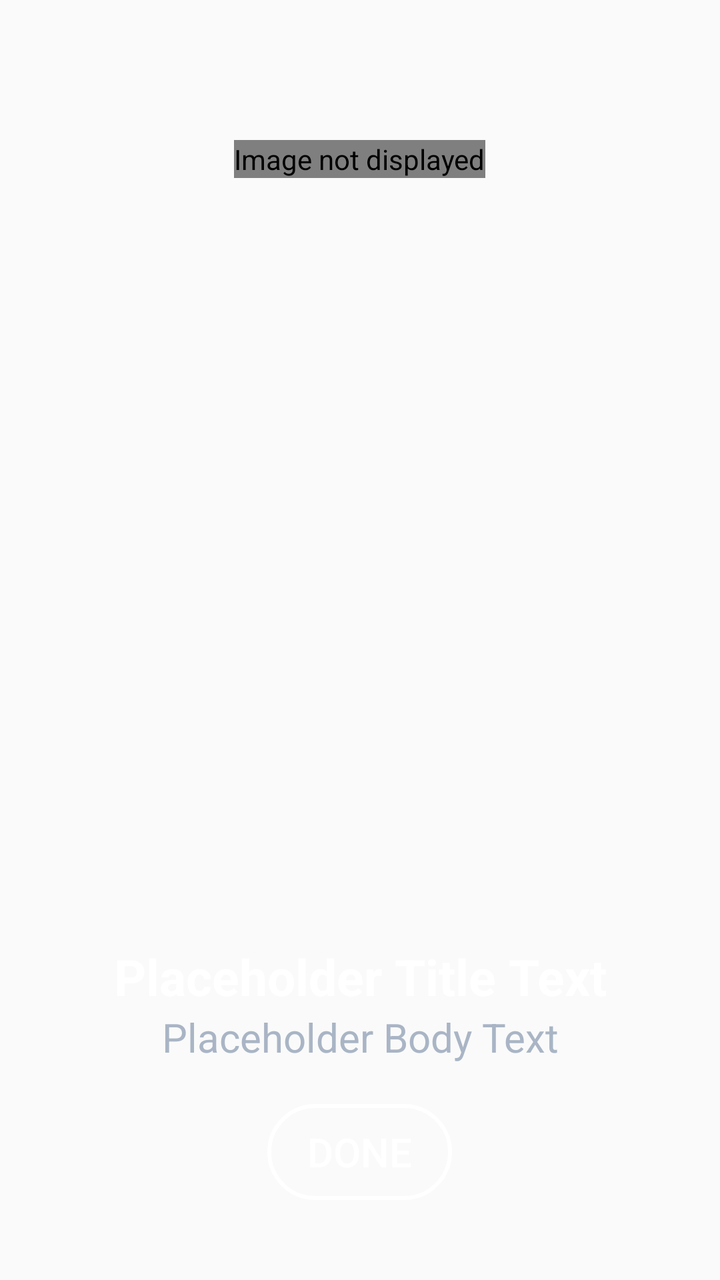
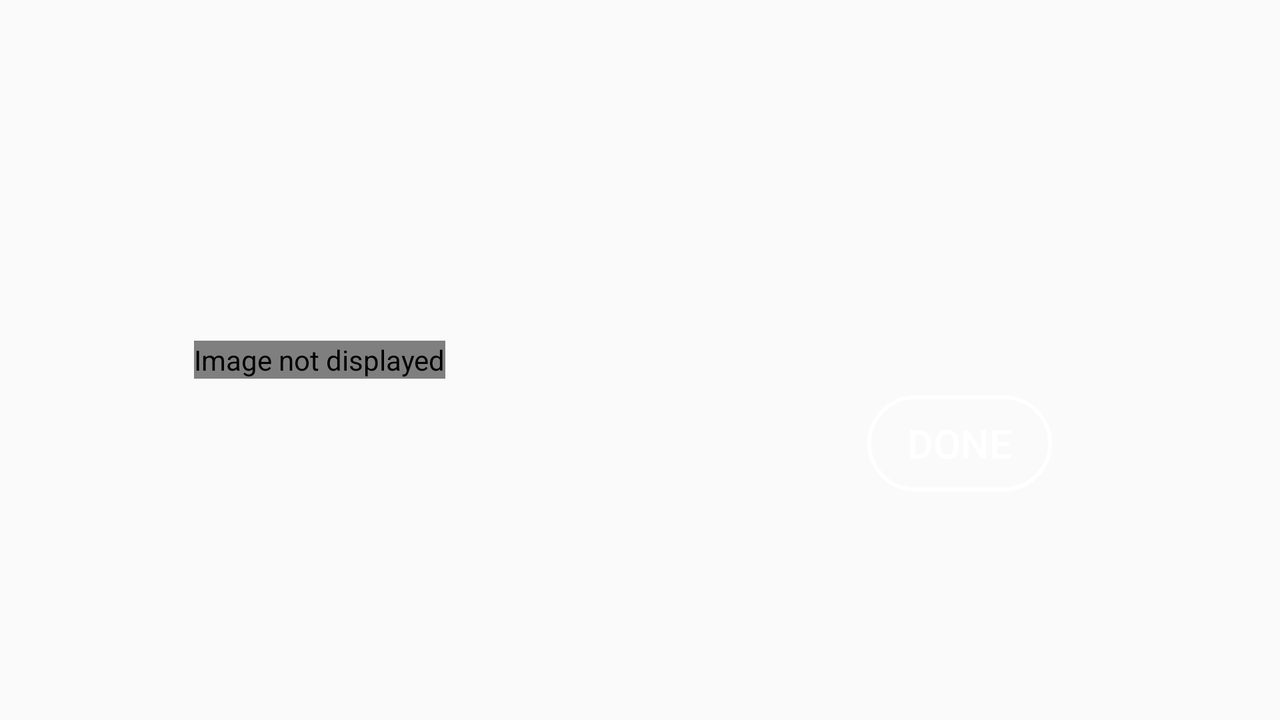

Compare how this app lays out the same screen by default and in its alternative resource folder. The renders come first, then the two layout files and the values they reference.
<!-- AndroidManifest.xml: application theme AppTheme -->
<!-- res/layout/com_mixpanel_android_activity_notification_full.xml -->
<?xml version="1.0" encoding="utf-8"?>
<RelativeLayout android:layout_width="fill_parent" android:layout_height="fill_parent"
  xmlns:android="http://schemas.android.com/apk/res/android">
    <ImageView android:id="@+id/com_mixpanel_android_notification_gradient" android:layout_width="fill_parent" android:layout_height="fill_parent" android:contentDescription="@string/com_mixpanel_android_notification_image" />
    <LinearLayout android:id="@+id/com_mixpanel_android_button_exit_wrapper" android:padding="20.0dip" android:layout_width="wrap_content" android:layout_height="wrap_content" android:layout_alignParentRight="true">
        <ImageView android:background="@drawable/com_mixpanel_android_close" android:layout_width="30.0dip" android:layout_height="30.0dip" android:contentDescription="@string/com_mixpanel_android_close" />
    </LinearLayout>
    <LinearLayout android:orientation="vertical" android:id="@+id/com_mixpanel_android_notification_bottom_wrapper" android:layout_width="fill_parent" android:layout_height="wrap_content" android:layout_alignParentBottom="true">
        <TextView android:textSize="25.0sp" android:textStyle="bold" android:textColor="#ffffffff" android:gravity="center_horizontal" android:id="@+id/com_mixpanel_android_notification_title" android:paddingLeft="20.0dip" android:paddingRight="20.0dip" android:layout_width="fill_parent" android:layout_height="wrap_content" android:text="Placeholder Title Text" />
        <TextView android:textSize="20.0sp" android:textColor="#ffa9b5c5" android:gravity="center_horizontal" android:id="@+id/com_mixpanel_android_notification_subtext" android:paddingLeft="20.0dip" android:paddingRight="20.0dip" android:paddingBottom="20.0dip" android:layout_width="fill_parent" android:layout_height="wrap_content" android:text="Placeholder Body Text" />
        <Button android:textSize="20.0sp" android:textColor="@android:color/white" android:layout_gravity="center" android:id="@+id/com_mixpanel_android_notification_button" android:background="@drawable/com_mixpanel_android_cta_button" android:paddingLeft="20.0dip" android:paddingTop="10.0dip" android:paddingRight="20.0dip" android:paddingBottom="10.0dip" android:layout_width="wrap_content" android:layout_height="wrap_content" android:layout_marginBottom="40.0dip" android:text="@string/com_mixpanel_android_done" />
    </LinearLayout>
    <LinearLayout android:gravity="center|top" android:orientation="horizontal" android:layout_width="fill_parent" android:layout_height="fill_parent" android:layout_below="@+id/com_mixpanel_android_button_exit_wrapper">
        <com.mixpanel.android.surveys.FadingImageView android:id="@+id/com_mixpanel_android_notification_image" android:layout_width="wrap_content" android:layout_height="wrap_content" android:src="@drawable/com_mixpanel_android_logo" android:scaleType="fitCenter" android:adjustViewBounds="true" android:contentDescription="@string/com_mixpanel_android_notification_image" />
    </LinearLayout>
</RelativeLayout>
<!-- resources referenced by this layout -->
<resources>
  <!-- drawable com_mixpanel_android_cta_button (drawable) -->
  <?xml version="1.0" encoding="utf-8"?>
  <shape android:shape="rectangle"
    xmlns:android="http://schemas.android.com/apk/res/android">
      <solid android:color="@android:color/transparent" />
      <stroke android:width="2.0dip" android:color="#ffffffff" />
      <corners android:radius="100.0dip" />
  </shape>
  <string name="com_mixpanel_android_close">Close</string>
  <string name="com_mixpanel_android_done">Done</string>
  <string name="com_mixpanel_android_notification_image">Image not displayed</string>
  <style name="AppTheme" parent="AppBaseTheme">
          
      </style>
  <style name="AppBaseTheme" parent="Theme.AppCompat.Light">
          
      </style>
</resources>
<!-- res/layout-land/com_mixpanel_android_activity_notification_full.xml (the repository's variant of the layout above) -->
<!-- drawn on the phone turned sideways -->
<?xml version="1.0" encoding="utf-8"?>
<RelativeLayout android:orientation="horizontal" android:layout_width="fill_parent" android:layout_height="fill_parent"
  xmlns:android="http://schemas.android.com/apk/res/android">
    <ImageView android:id="@+id/com_mixpanel_android_notification_gradient" android:paddingRight="50.0dip" android:layout_width="fill_parent" android:layout_height="fill_parent" android:contentDescription="@string/com_mixpanel_android_notification_image" />
    <LinearLayout android:gravity="center_vertical" android:orientation="horizontal" android:layout_width="fill_parent" android:layout_height="fill_parent" android:baselineAligned="false">
        <RelativeLayout android:gravity="center" android:orientation="horizontal" android:layout_width="0.0dip" android:layout_height="fill_parent" android:layout_weight="50.0">
            <com.mixpanel.android.surveys.FadingImageView android:id="@+id/com_mixpanel_android_notification_image" android:layout_width="wrap_content" android:layout_height="wrap_content" android:src="@drawable/com_mixpanel_android_logo" android:scaleType="fitCenter" android:adjustViewBounds="true" android:layout_centerInParent="true" android:contentDescription="@string/com_mixpanel_android_notification_image" />
        </RelativeLayout>
        <RelativeLayout android:orientation="vertical" android:layout_width="0.0dip" android:layout_height="fill_parent" android:layout_weight="50.0">
            <LinearLayout android:id="@+id/com_mixpanel_android_button_exit_wrapper" android:padding="20.0dip" android:layout_width="wrap_content" android:layout_height="wrap_content" android:layout_alignParentTop="true" android:layout_alignParentRight="true">
                <ImageView android:background="@drawable/com_mixpanel_android_close" android:layout_width="30.0dip" android:layout_height="30.0dip" android:contentDescription="@string/com_mixpanel_android_close" />
            </LinearLayout>
            <LinearLayout android:gravity="center" android:orientation="vertical" android:layout_width="fill_parent" android:layout_height="fill_parent">
                <TextView android:textSize="22.0sp" android:textStyle="bold" android:textColor="#ffffffff" android:gravity="center_horizontal" android:id="@+id/com_mixpanel_android_notification_title" android:paddingLeft="20.0dip" android:paddingRight="20.0dip" android:layout_width="fill_parent" android:layout_height="wrap_content" />
                <TextView android:textSize="18.0sp" android:textColor="#ffa9b5c5" android:gravity="center_horizontal" android:id="@+id/com_mixpanel_android_notification_subtext" android:paddingLeft="20.0dip" android:paddingTop="10.0dip" android:paddingRight="20.0dip" android:paddingBottom="20.0dip" android:layout_width="fill_parent" android:layout_height="wrap_content" />
                <Button android:textSize="20.0sp" android:textColor="@android:color/white" android:id="@+id/com_mixpanel_android_notification_button" android:background="@drawable/com_mixpanel_android_cta_button" android:paddingLeft="20.0dip" android:paddingTop="10.0dip" android:paddingRight="20.0dip" android:paddingBottom="10.0dip" android:layout_width="wrap_content" android:layout_height="wrap_content" android:text="@string/com_mixpanel_android_done" />
            </LinearLayout>
        </RelativeLayout>
    </LinearLayout>
</RelativeLayout>
